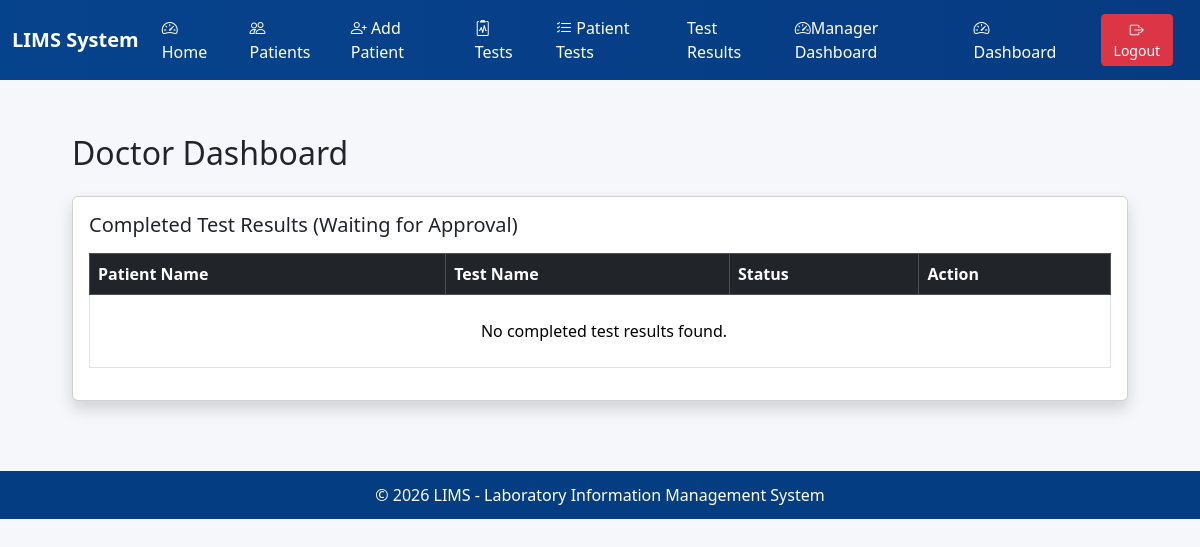
The app's page /doctor/dashboard/ (signed in), older data.
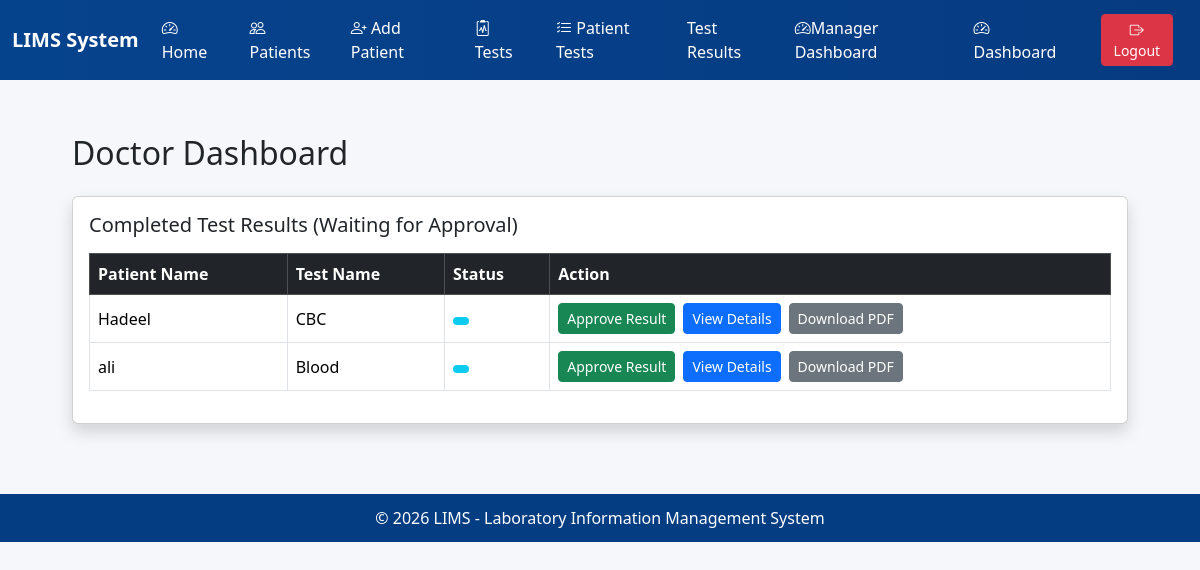
The same page, newer data.
### core/models.py (models this page shows, shortened)
class TestResult(models.Model):
    patienttest = models.OneToOneField( PatientTest,on_delete=models.CASCADE )
    wbc = models.FloatField("WBC", null=True, blank=True)
    rbc = models.FloatField("RBC", null=True, blank=True)
    hemoglobin = models.FloatField("Hemoglobin", null=True, blank=True)
    hematocrit = models.FloatField("Hematocrit", null=True, blank=True)
    platelets = models.FloatField("Platelets", null=True, blank=True)
    result_valu = models.CharField(max_length=100)
    unit = models.CharField(max_length=50, blank=True)
    reference_range = models.CharField(max_length=100, blank=True)
    STATUS_CHOICES = [
        ('pending', 'Pending'),
        ('completed', 'Completed'),
        ('approved', 'Approved'),
    ]
    status = models.CharField(
        max_length=20,
        choices=STATUS_CHOICES,
        default='pending'
    )
    completed_by = models.ForeignKey(
        settings.AUTH_USER_MODEL,
        on_delete=models.SET_NULL,
        null=True,
        blank=True,
        related_name='completed_results'
    )
    completed_at = models.DateTimeField(null=True, blank=True)
    approved_by = models.ForeignKey(
        User,
        on_delete=models.SET_NULL,
        null=True,
        blank=True,
        related_name='approved_results'
    )
    approved_at = models.DateTimeField(null=True, blank=True)
    created_at = models.DateTimeField(auto_now_add=True)
    class Meta:
         permissions =[("approve_testresult", "Can approve testresult"),]

class PatientTest(models.Model):
     id = models.BigAutoField(primary_key=True)
     patient = models.ForeignKey(Patient, on_delete=models.CASCADE, related_name='patient_tests')
     test = models.ForeignKey(Test, on_delete=models.PROTECT, related_name='test_records')
     sample_identifier = models.CharField(max_length=80, blank=True, null=True, help_text="Sample ID if lab uses one")
     request_date = models.DateTimeField(auto_now_add=True)
     result_date = models.DateTimeField(auto_now_add=True)
     result_valu = models.CharField(max_length=200, blank=True, null=True)
     result_text = models.TextField(blank=True, null=True)
     performed_by = models.CharField(max_length=120, blank=True, null=True)
     discount_percent = models.DecimalField(max_digits=5, decimal_places=2,
    default=Decimal('0.00'), validators=[MinValueValidator(Decimal('0.00')),
     MaxValueValidator(Decimal('100.00'))], help_text="Discount as percent (0-100)")
     price_snapshot = models.DecimalField(max_digits=10, decimal_places=2, blank=True, null=True,
    validators=[MinLengthValidator(Decimal('0.00'))], help_text="Price at time request (copied from Test.price)")
     total_price = models.DecimalField(max_digits=10, decimal_places=2, blank=True, null=True, help_text="Computed price after discount")
     created_at = models.DateTimeField(auto_now_add=True)
     status = models.CharField( max_length=20, choices=STATUS_CHOICES, default='pending')
     class Meta:
          verbose_name = "PatientTest"
          verbose_name_plural = "PatientTest"
          ordering = ['-request_date']
          indexes = models.Index(fields=['patient', 'test']), models.Index(fields=['request_date'])

class Patient(models.Model):
    id = models.BigAutoField(primary_key=True)
    test_subject_id = models.CharField(max_length=50, unique=True, blank=True)
    national_id = models.CharField(max_length=30, unique=True, blank=True, null=True)
    first_name = models.CharField(max_length=120)
    middle = models.CharField(max_length=120, blank=True, null=True)
    last_name = models.CharField(max_length=120)
    date_of_birth = models.DateTimeField(blank=True, null=True)
    GENDER_CHOICES = [('M', 'Male'), ('F', 'Female'), ('O', 'Other'), ('U', 'Unknown')]
    gender = models.CharField(max_length=1, choices=GENDER_CHOICES, default='U')
    blood_group = models.CharField(max_length=3, blank=True, null=True)
    phone = models.CharField(max_length=30, blank=True, null=True)
    email = models.EmailField(blank=True, null=True)
    address = models.TextField(blank=True, null=True)
    emergency_contact = models.CharField(max_length=120, blank=True, null=True)
    registration_date = models.DateTimeField(auto_now_add=True)
    last_update = models.DateTimeField(auto_now=True)
    notes = models.TextField(blank=True, null=True)
    class Meta:
        verbose_name = "Patient"
        verbose_name_plural = "Patients"
        ordering = ['-registration_date']
        indexes = [
            models.Index(fields=['test_subject_id']),
            models.Index(fields=['national_id']),
            models.Index(fields=['last_name', 'first_name']),
        ]

class Test(models.Model):
        id = models.BigAutoField(primary_key=True)
        test_code = models.CharField(max_length=30, unique=True, help_text="Unique test code, e.g, CBC, GLU, CHOL")
        test_name = models.CharField(max_length=150, help_text="Full name of the test (e.g. Complete,Blood Count)")
        department = models.CharField(max_length=100, help_text="Department(e.g, Hematologe, Biochemistry, Immunology)")
        sample_type = models.CharField(max_length=50, blank=True, null=True, help_text="e.g, Boold, Serum, Urine")
        unit = models.CharField(max_length=30, blank=True, null=True, help_text="Measurement unit (e.g. mg/dL, IU/L)")
        reference_range = models.CharField(max_length=120, blank=True, null=True, help_text="Example: 4.5 - 10.0 *10^9/L")
        price = models.DecimalField(max_digits=10, decimal_places=2, default=Decimal('0.00'), validators=[MinValueValidator(Decimal('0.00'))], help_text="Cost of the test")
        turnaround_time_hours = models.PositiveBigIntegerField(default=24, help_text="Expected time to complete (in hours)")
        active = models.BooleanField(default=True, help_text="Set to False to deactivativate the test")
        instructions = models.TextField(blank=True, null=True)
        created_at = models.DateTimeField(auto_now_add=True)
        last_update = models.DateTimeField(auto_now=True)
        class Meta:
            verbose_name = "Test"
            verbose_name_plural = "Tests"
            ordering = ['department', 'test_name']
            indexes = [
                models.Index(fields=['test_code']),
                models.Index(fields=['test_name']),
         ]

### core/views.py (the view)
# urls.py: path('doctor/dashboard/', views.doctor_dashboard, name='doctor_dashboard'),
@login_required
def doctor_dashboard(request):
    completed_results = TestResult.objects.filter(status='completed')
    context = {
        'completed_results': completed_results
    }
    return render(request, 'core/doctor_dashboard.html', context)

### core/templates/core/doctor_dashboard.html (shortened to what this page needs)
{% extends "base.html" %}
{% block content %}
<div class="container mt-4">
    <h2 class="mb-4">Doctor Dashboard</h2>
    <div class="card shadow">
        <div class="card-body">
            <h5 class="mb-3">Completed Test Results (Waiting for Approval)</h5>
            <table class="table table-hover table-bordered align-middle">
                <thead class="table-dark">
                    <tr>
                        <th>Patient Name</th>
                        <th>Test Name</th>
                        <th>Status</th>
                        <th>Action</th>
                    </tr>
                </thead>
                <tbody>
                    {% for result in completed_results %}
                    <tr>
                        <td>
                            {% if result.patienttest.patient.first_name %}
                            {{ result.patienttest.patient.first_name}}
                            {% else %}
                            {{ result.patienttest.patient.first_name }}
                            {% endif %}
                        </td>
                        <td>
                            {{ result.patienttest.test.test_name }}
                        </td>
                        <td>
                            <span class="badge bg-info text-dark">
                            </span>
                        </td>
                        <td>
                            <div class="d-flex gap-2">
                                <a href="{% url 'core:testresult_approve' result.id %}" class="btn btn-success btn-sm">
                                    Approve Result
                                </a>
                                <a href="{% url 'core:testresult_detail' result.id %}" class="btn btn-primary btn-sm">
                                    View Details
                                </a>
                                <a href="{% url 'core:testresult_pdf' result.id %}" class="btn btn-secondary btn-sm">
                                    Download PDF
                                </a>
                            </div>
                        </td>
                    </tr>
                    {% empty %}
                    <tr>
                        <td colspan="4" class="text-center py-4">
                             No completed test results found.
                        </td>
                    </tr>
                    {% endfor %}
                </tbody>
            </table>
        </div>
    </div>
</div>
{% endblock %}

Row changes from the older to the newer data that the page shows:
added TestResult: patienttest.patient.first_name "Hadeel", patienttest.test.test_name "CBC"
added TestResult: patienttest.patient.first_name "ali", patienttest.test.test_name "Blood"
Text that changed along with them:
text no longer shown: "No completed test results found."
